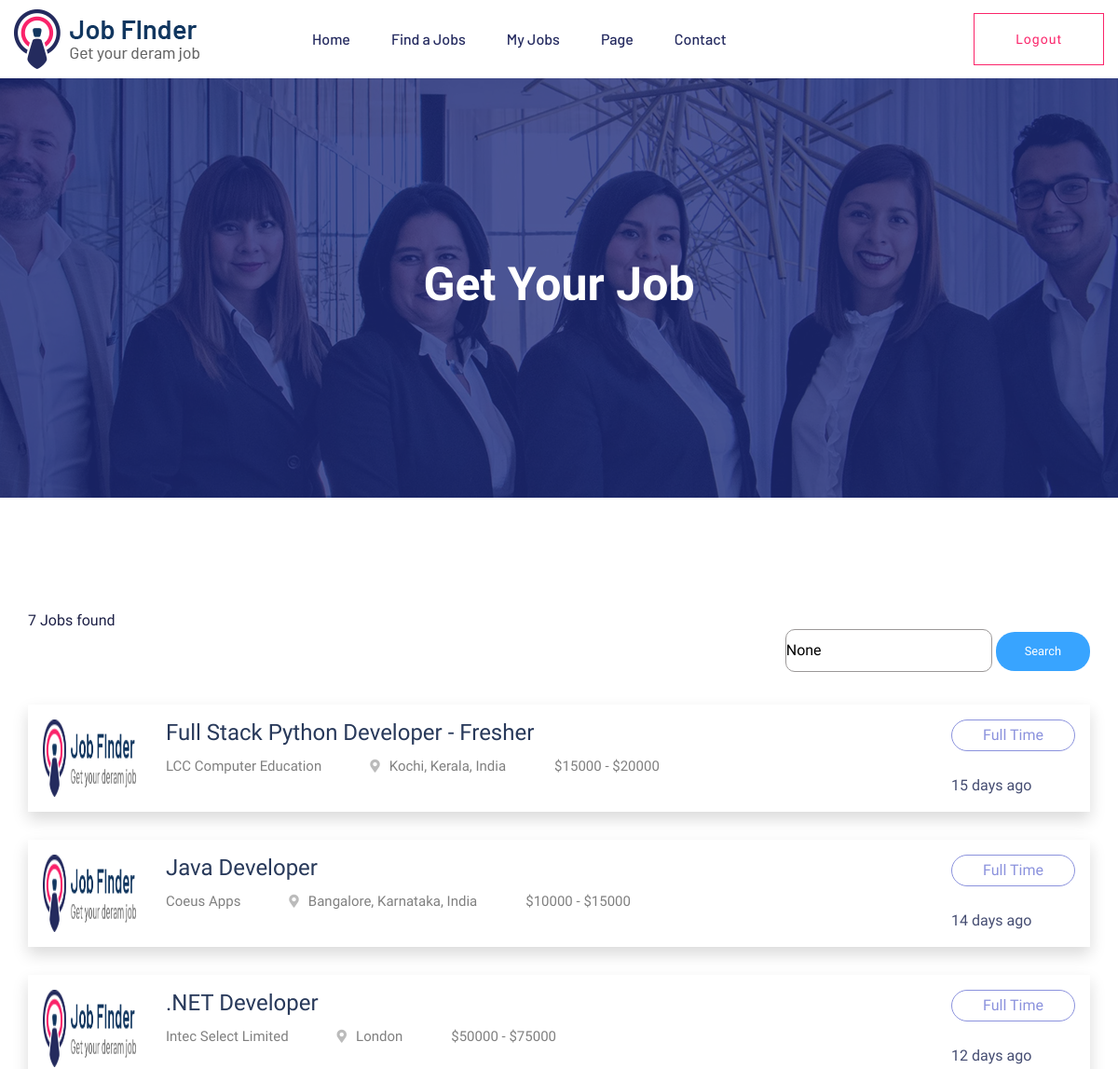
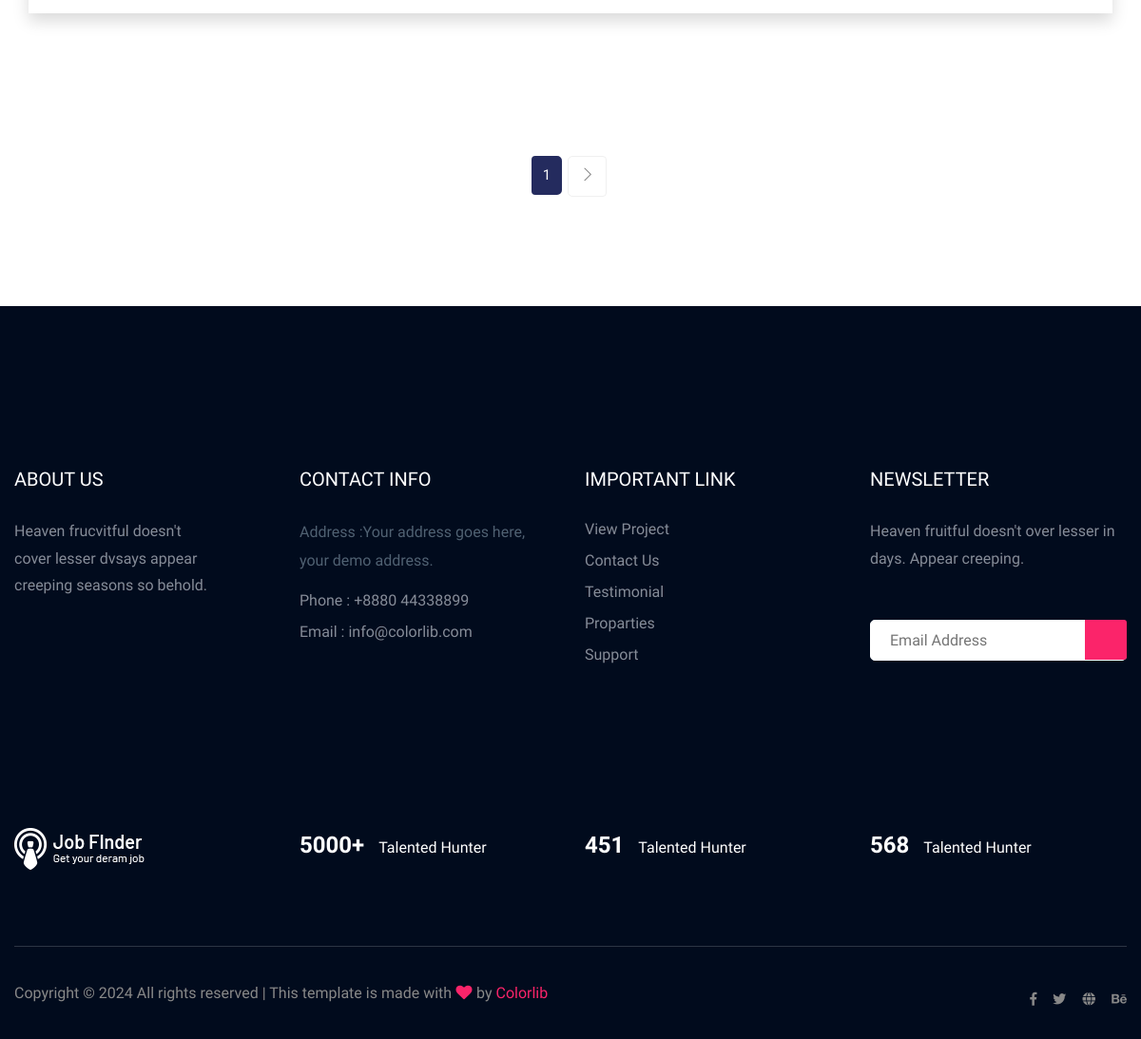
/job_listing/, run on the app's committed database (2 pictures, top to bottom).
### JOBAPP/models.py (models this page shows, shortened)
class JobList(models.Model):
    job_title = models.CharField(max_length = 100)
    job_company = models.CharField(max_length = 100)
    job_location = models.CharField(max_length = 100)
    job_initial_salary = models.IntegerField()
    job_final_salary = models.IntegerField()
    job_type = models.CharField(max_length = 100)
    job_company_description = models.CharField(max_length = 3000, null=True)
    job_description = models.CharField(max_length = 3000, null=True)
    job_skills = models.CharField(max_length = 3000, null=True)
    job_education = models.CharField(max_length = 3000, null=True)
    job_experience = models.CharField(max_length = 3000, null=True)
    job_company_email = models.EmailField(max_length = 100, null=True)
    job_company_phone = models.IntegerField(null=True)
    job_application_date = models.DateField(null=True)
    job_vacancy = models.IntegerField(null=True)
    timestamp = models.DateTimeField(auto_now_add = True)
    def time_since_posted(self):
        now = timezone.now()
        time_difference = now - self.timestamp
        if time_difference.days > 0:
            return f"{time_difference.days} {'day' if time_difference.days == 1 else 'days'} ago"
        elif time_difference.seconds >= 3600:
            hours = time_difference.seconds // 3600
            return f"{hours} {'hour' if hours == 1 else 'hours'} ago"
        elif time_difference.seconds >= 60:
            minutes = time_difference.seconds // 60
            return f"{minutes} {'minute' if minutes == 1 else 'minutes'} ago"
        else:
            return "Just Now"

### JOBAPP/views.py (the view)
# urls.py: path('job_listing/',views.job_listing),
def job_listing(request):
    user = request.session.get('user_id')
    query = request.GET.get('search-bar')
    if query:
        job_list = JobList.objects.filter(
            Q(job_title__icontains=query) |
            Q(job_company__icontains=query) |
            Q(job_location__icontains=query) |
            Q(job_description__icontains=query) |
            Q(job_skills__icontains=query)
        )
    else:
        job_list = JobList.objects.all()
    row_count = job_list.count()
    jobs_with_application_status = []
    for job in job_list:
        has_applied = Application.objects.filter(user_id__login_id=user, job_id=job).exists()
        jobs_with_application_status.append({
            'job': job,
            'has_applied': has_applied
        })
    p = Paginator(jobs_with_application_status, 3)
    page = request.GET.get('page')
    pagination = p.get_page(page)
    return render(request, 'job_listing.html', {
        "count": row_count,
        "pagination": pagination,
        "query": query,
    })

### templates/job_listing.html (shortened to what this page needs)
{% extends 'user_base.html' %}
{% block header %}
{% load static %}
<main>
    <div class="slider-area ">
        <div class="single-slider section-overly slider-height2 d-flex align-items-center"
            data-background="assets/img/hero/about.jpg">
            <div class="container">
                <div class="row">
                    <div class="col-xl-12">
                        <div class="hero-cap text-center">
                            <h2>Get your job</h2>
                        </div>
                    </div>
                </div>
            </div>
        </div>
    </div>
    <div class="job-listing-area pt-120 pb-120">
        <div class="container">
            <div class="row">
                <div class="col-xl-12 col-lg-12 col-md-12">
                    <section class="featured-job-area">
                        <div class="container">
                            <div class="row">
                                <div class="col-lg-12">
                                    <div class="count-job mb-35">
                                        <span>{{ count }} Jobs found</span>
                                        <div class="select-job-items">
                                            <form method="GET" action="">
                                                <input type="search" style="border: 1px solid rgb(155, 152, 152); padding: 10px 0;border-radius: 10px;" class="input-form" name="search-bar"
                                                    id="search-bar" placeholder="Search" value="{{ query }}">
                                                <button type="submit"
                                                    class="genric-btn info circle mt-4">Search</button>
                                            </form>
                                        </div>
                                    </div>
                                </div>
                            </div>
                            {% for item in pagination %}
                            <div class="single-job-items mb-30 shadow p-3">
                                <div class="job-items">
                                    <div class="company-img">
                                        <a href="#"><img src="{% static 'assets/img/logo/logo.png' %}"
                                                alt="Company Logo" width="100px" height="100%"></a>
                                    </div>
                                    <div class="job-tittle job-tittle2">
                                        {% if item.has_applied %}
                                        <a href="/job_details?id={{item.job.id}}">
                                            <h4>{{ item.job.job_title }}</h4>
                                        </a>
                                        {% else %}
                                        <a href="/job_details?id={{item.job.id}}">
                                            <h4>{{ item.job.job_title }}</h4>
                                        </a>
                                        {% endif %}
                                        <ul>
                                            <li>{{ item.job.job_company }}</li>
                                            <li><i class="fas fa-map-marker-alt"></i>{{ item.job.job_location }}
                                            </li>
                                            <li>${{ item.job.job_initial_salary }} - ${{ item.job.job_final_salary }}
                                            </li>
                                        </ul>
                                    </div>
                                </div>
                                <div class="items-link items-link2 f-right">
                                    {% if item.has_applied %}
                                    <a href="/job_details?id={{item.job.id}}" class="applied">Already applied</a>
                                    {% else %}
                                    <a href="/job_details?id={{item.job.id}}">{{ item.job.job_type }}</a>
                                    {% endif %}
                                    <span>{{ item.job.time_since_posted }}</span>
                                </div>
                            </div>
                            {% endfor %}
                        </div>
                    </section>
                </div>
            </div>
        </div>
    </div>
    <div class="pagination-area pb-115 text-center">
        <div class="container">
            <div class="row">
                <div class="col-xl-12">
                    <div class="single-wrap d-flex justify-content-center">
                        <nav aria-label="Page navigation example">
                            <ul class="pagination justify-content-start">
                                <li class="page-item active"><a class="page-link" href="#">{{pagination.number}}</a>
                                </li>
                                {% if pagination.has_next %}
                                <li class="page-item"><a class="page-link"
                                        href="?page={{pagination.next_page_number}}"><span
                                            class="ti-angle-right"></span></a></li>
                                {% endif %}
                            </ul>
                        </nav>
                    </div>
                </div>
            </div>
        </div>
    </div>
</main>
{% endblock %}

### data on the page
JobList: job.job_title "Full Stack Python Developer - Fresher", job.job_company "LCC Computer Education", job.job_location "Kochi, Kerala, India", job.job_initial_salary "15000", job.job_final_salary "20000", job.job_type "Full Time", job.time_since_posted "15 days ago"
JobList: job.job_title "Java Developer", job.job_company "Coeus Apps", job.job_location "Bangalore, Karnataka, India", job.job_initial_salary "10000", job.job_final_salary "15000", job.job_type "Full Time", job.time_since_posted "14 days ago"
JobList: job.job_title ".NET Developer", job.job_company "Intec Select Limited", job.job_location "London", job.job_initial_salary "50000", job.job_final_salary "75000", job.job_type "Full Time", job.time_since_posted "12 days ago"

### other printed values
{{ count }} "7"
{{ pagination.number }} "1"
